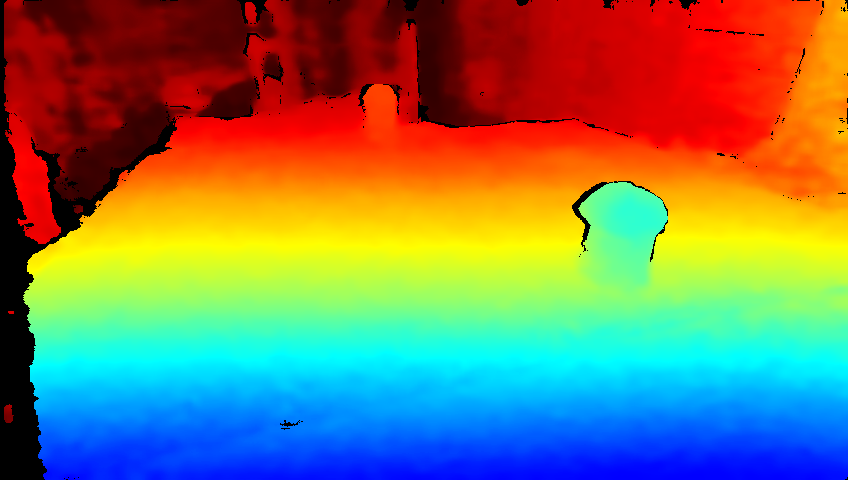
#> input picture simulated_data/depth_frame_Depth_1775858325171.22656250000000.png, 848 x 480 px; its folder holds 4 pictures in this run
$ python basic_crop.py
#> lines starting #> are read from the running program, lines starting #| are printed output that depends on the picture
import os
import re
import cv2

input_folder = "simulated_data"
output_folder = "cropped_data"

os.makedirs(output_folder, exist_ok=True)

# --- Settings ---
bottom_fraction = 0.7
middle_fraction = 0.8

# --- Helper: extract timestamp from filename ---
def extract_timestamp(filename):
    # grabs the long number before .png
    match = re.search(r'(\d+\.\d+)', filename)
    return float(match.group(1)) if match else 0

# --- Get and sort files ---
files = [f for f in os.listdir(input_folder) if f.endswith(".png")]
files.sort(key=extract_timestamp)

print(f"[INFO] Found {len(files)} images")

# --- Process images ---
for i, filename in enumerate(files):
    input_path = os.path.join(input_folder, filename)
    img = cv2.imread(input_path)
#> img is the input picture: shape (480, 848, 3); mean B, G, R 91.5, 122.1, 128.1

    if img is None:
        print(f"[WARN] Skipping {filename}")
        continue

    h, w = img.shape[:2]
#> h = 480; w = 848

    # Vertical crop (bottom)
    y_start = int(h * (1 - bottom_fraction))
#> y_start = 144
    y_end = h
#> y_end = 480

    # Horizontal crop (center)
    x_margin = int(w * (1 - middle_fraction) / 2)
#> x_margin = 84
    x_start = x_margin
#> x_start = 84
    x_end = w - x_margin
#> x_end = 764

    cropped = img[y_start:y_end, x_start:x_end]
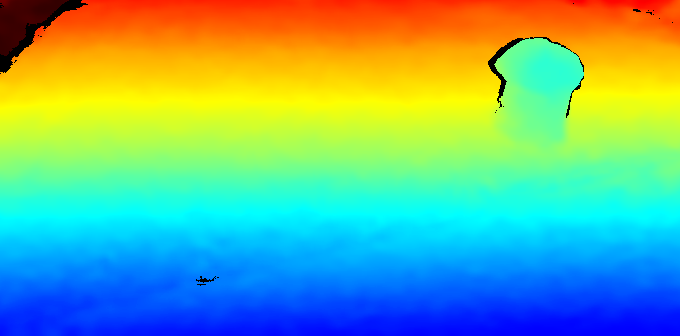
#> cropped: shape (336, 680, 3); mean B, G, R 137.7, 177.7, 113.5

    # New filename
    new_name = f"frame_{i:04d}.png"
    output_path = os.path.join(output_folder, new_name)

    cv2.imwrite(output_path, cropped)
#> pass 2 of the loop `for i, filename in enumerate(files):`:
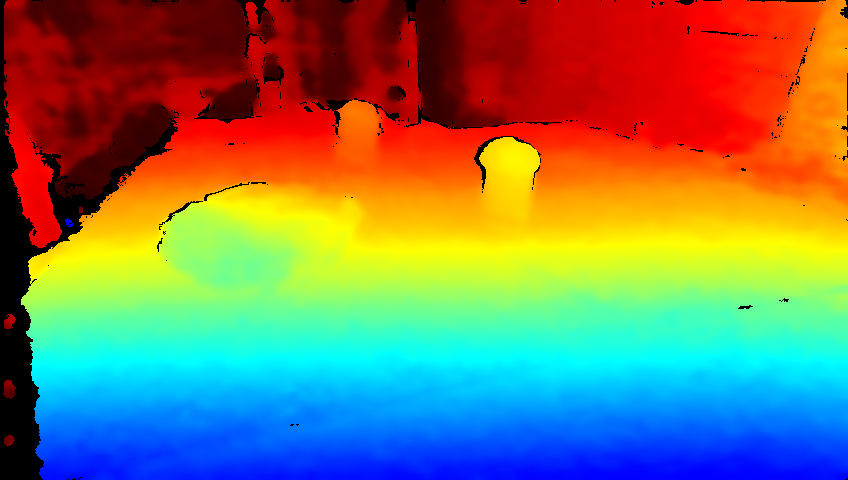
#> input picture simulated_data/depth_frame_Depth_1775858508820.27001953125000.png, 848 x 480 px
#> img is the input picture: shape (480, 848, 3); mean B, G, R 91.4, 122, 127.9
#> `cropped = img[y_start:y_end, x_start:x_end]`:
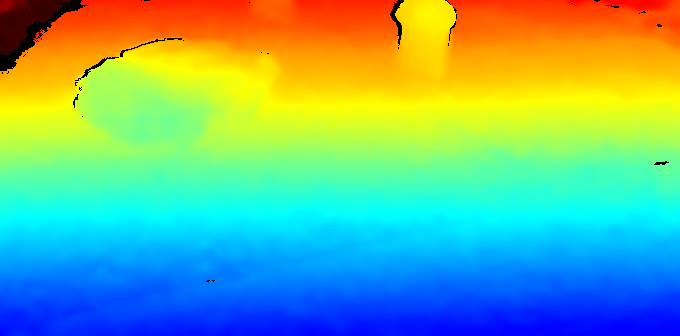
#> cropped: shape (336, 680, 3); mean B, G, R 137.2, 177.9, 113.9
#> pass 3 of the loop `for i, filename in enumerate(files):`:
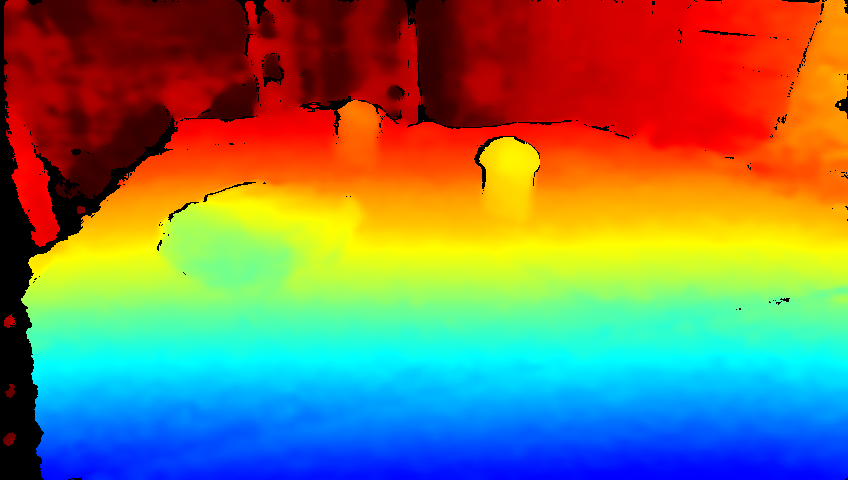
#> input picture simulated_data/depth_frame_Depth_1775858509088.67065429687500.png, 848 x 480 px
#> img is the input picture: shape (480, 848, 3); mean B, G, R 91.3, 121.9, 127.8
#> `cropped = img[y_start:y_end, x_start:x_end]`:
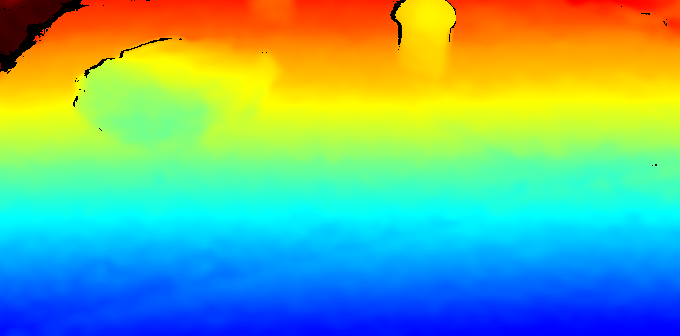
#> cropped: shape (336, 680, 3); mean B, G, R 137.1, 177.9, 114
#> the loop made 4 passes; the first 3 are shown

print("[INFO] Done processing images")
